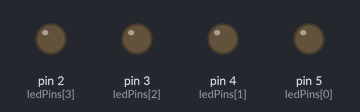
The sketch below on a simulated Arduino Uno, built with avr-gcc and run on an emulated ATmega328P. On the bench: output pins drawn as LEDs (lit = HIGH).

Above: at 0.2 s.
At 1.2 s:
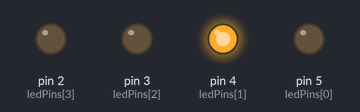
At 2.2 s:
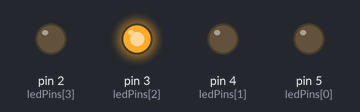
At 4.7 s:
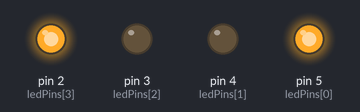
At 7.2 s:
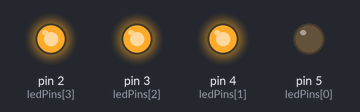
At 9.7 s:
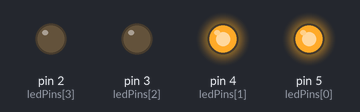
Timing chart, 0 to 10.4 s (numbered marks = the images above):
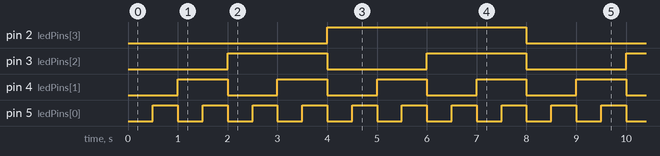

Measured:
- by itself, pin 2 (ledPins[3]): alternates HIGH for 4.0 s and LOW for 4.0 s
- by itself, pin 3 (ledPins[2]): alternates HIGH for 2.0 s and LOW for 2.0 s
- by itself, pin 4 (ledPins[1]): alternates HIGH for 1.0 s and LOW for 1.0 s
- by itself, pin 5 (ledPins[0]): alternates HIGH for 0.50 s and LOW for 0.50 s

The sketch:

BlinkingLED.ino
```cpp
int ledPins[4] = {5, 4, 3, 2};
int waitTime = 500;
void setup()
{
  for(int i=0; i<4; i++){
    pinMode(ledPins[i], OUTPUT);
  }
}

void loop()
{
  for(int count=0; count<16; count++){
    display(count);
    delay(waitTime);
  }
}

void display(int count){
  for(int i=0; i<4; i++){
    int bit = (count>>i)&1;
    digitalWrite(ledPins[i], bit);
  }
}
```
